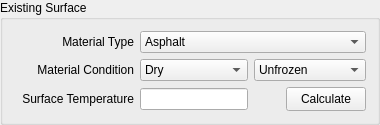
     <widget class="QGroupBox" name="groupBox4">
      <property name="minimumSize">
       <size>
        <width>280</width>
        <height>90</height>
       </size>
      </property>
      <property name="accessibleName">
       <string>Existing Surface</string>
      </property>
      <property name="title">
       <string>Existing Surface</string>
      </property>
      <layout class="QGridLayout" name="gridLayout_5">
       <item row="0" column="0">
        <widget class="QLabel" name="matLabel">
         <property name="minimumSize">
          <size>
           <width>80</width>
           <height>16</height>
          </size>
         </property>
         <property name="text">
          <string>Material Type</string>
         </property>
         <property name="alignment">
          <set>Qt::AlignRight|Qt::AlignTrailing|Qt::AlignVCenter</set>
         </property>
        </widget>
       </item>
       <item row="0" column="1" colspan="3">
        <widget class="QComboBox" name="matCombo">
         <property name="minimumSize">
          <size>
           <width>116</width>
           <height>20</height>
          </size>
         </property>
         <property name="toolTip">
          <string>Material under the new asphalt layer</string>
         </property>
         <property name="accessibleName">
          <string>Existing surface material</string>
         </property>
         <property name="accessibleDescription">
          <string/>
         </property>
         <item>
          <property name="text">
           <string comment="asphalt pavement">Asphalt</string>
          </property>
          <property name="icon">
           <iconset resource="resource.qrc">
            <normaloff>:/images/dense16.png</normaloff>:/images/dense16.png</iconset>
          </property>
         </item>
         <item>
          <property name="text">
           <string comment="concrete pavement">Concrete</string>
          </property>
          <property name="icon">
           <iconset resource="resource.qrc">
            <normaloff>:/images/pcc16.png</normaloff>:/images/pcc16.png</iconset>
          </property>
         </item>
         <item>
          <property name="text">
           <string comment="gravel">Granular Base</string>
          </property>
          <property name="icon">
           <iconset resource="resource.qrc">
            <normaloff>:/images/agg16.png</normaloff>:/images/agg16.png</iconset>
          </property>
         </item>
         <item>
          <property name="text">
           <string>Subgrade Soil</string>
          </property>
          <property name="icon">
           <iconset resource="resource.qrc">
            <normaloff>:/images/soil16.png</normaloff>:/images/soil16.png</iconset>
          </property>
         </item>
        </widget>
       </item>
       <item row="1" column="0">
        <widget class="QLabel" name="condLabel">
         <property name="minimumSize">
          <size>
           <width>100</width>
           <height>16</height>
          </size>
         </property>
         <property name="text">
          <string>Material Condition</string>
         </property>
         <property name="alignment">
          <set>Qt::AlignRight|Qt::AlignTrailing|Qt::AlignVCenter</set>
         </property>
        </widget>
       </item>
       <item row="1" column="1">
        <widget class="QComboBox" name="wCombo">
         <property name="minimumSize">
          <size>
           <width>60</width>
           <height>20</height>
          </size>
         </property>
         <property name="toolTip">
          <string>Moisture applies to base and soil only.</string>
         </property>
         <property name="accessibleName">
          <string>Moisture</string>
         </property>
         <property name="accessibleDescription">
          <string/>
         </property>
         <item>
          <property name="text">
           <string>Dry</string>
          </property>
         </item>
         <item>
          <property name="text">
           <string>Wet</string>
          </property>
         </item>
        </widget>
       </item>
       <item row="1" column="2" colspan="2">
        <widget class="QComboBox" name="stateCombo">
         <property name="minimumSize">
          <size>
           <width>70</width>
           <height>20</height>
          </size>
         </property>
         <property name="toolTip">
          <string>Frozen or Unfrozen applies to base and soil only.</string>
         </property>
         <property name="accessibleName">
          <string>Material state</string>
         </property>
         <property name="accessibleDescription">
          <string/>
         </property>
         <item>
          <property name="text">
           <string>Unfrozen</string>
          </property>
         </item>
         <item>
          <property name="text">
           <string>Frozen</string>
          </property>
         </item>
        </widget>
       </item>
       <item row="2" column="0">
        <widget class="QLabel" name="tsLabel">
         <property name="minimumSize">
          <size>
           <width>120</width>
           <height>16</height>
          </size>
         </property>
         <property name="text">
          <string>Surface Temperature</string>
         </property>
         <property name="alignment">
          <set>Qt::AlignRight|Qt::AlignTrailing|Qt::AlignVCenter</set>
         </property>
        </widget>
       </item>
       <item row="2" column="1">
        <widget class="QLineEdit" name="tsEdit">
         <property name="minimumSize">
          <size>
           <width>31</width>
           <height>20</height>
          </size>
         </property>
         <property name="toolTip">
          <string>Temperature of the existing surface</string>
         </property>
         <property name="accessibleName">
          <string>Surface Temperature</string>
         </property>
         <property name="accessibleDescription">
          <string/>
         </property>
         <property name="alignment">
          <set>Qt::AlignCenter</set>
         </property>
         <property name="placeholderText">
          <string/>
         </property>
        </widget>
       </item>
       <item row="2" column="2">
        <widget class="QLabel" name="tsuLabel">
         <property name="minimumSize">
          <size>
           <width>26</width>
           <height>16</height>
          </size>
         </property>
         <property name="text">
          <string/>
         </property>
         <property name="alignment">
          <set>Qt::AlignLeading|Qt::AlignLeft|Qt::AlignVCenter</set>
         </property>
        </widget>
       </item>
       <item row="2" column="3">
        <widget class="QPushButton" name="calcButton">
         <property name="minimumSize">
          <size>
           <width>75</width>
           <height>24</height>
          </size>
         </property>
         <property name="accessibleName">
          <string>Calculate button</string>
         </property>
         <property name="accessibleDescription">
          <string>Click to calculate the recommended start and stop times and display the cooling curve.</string>
         </property>
         <property name="text">
          <string>Calculate</string>
         </property>
        </widget>
       </item>
      </layout>
     </widget>
